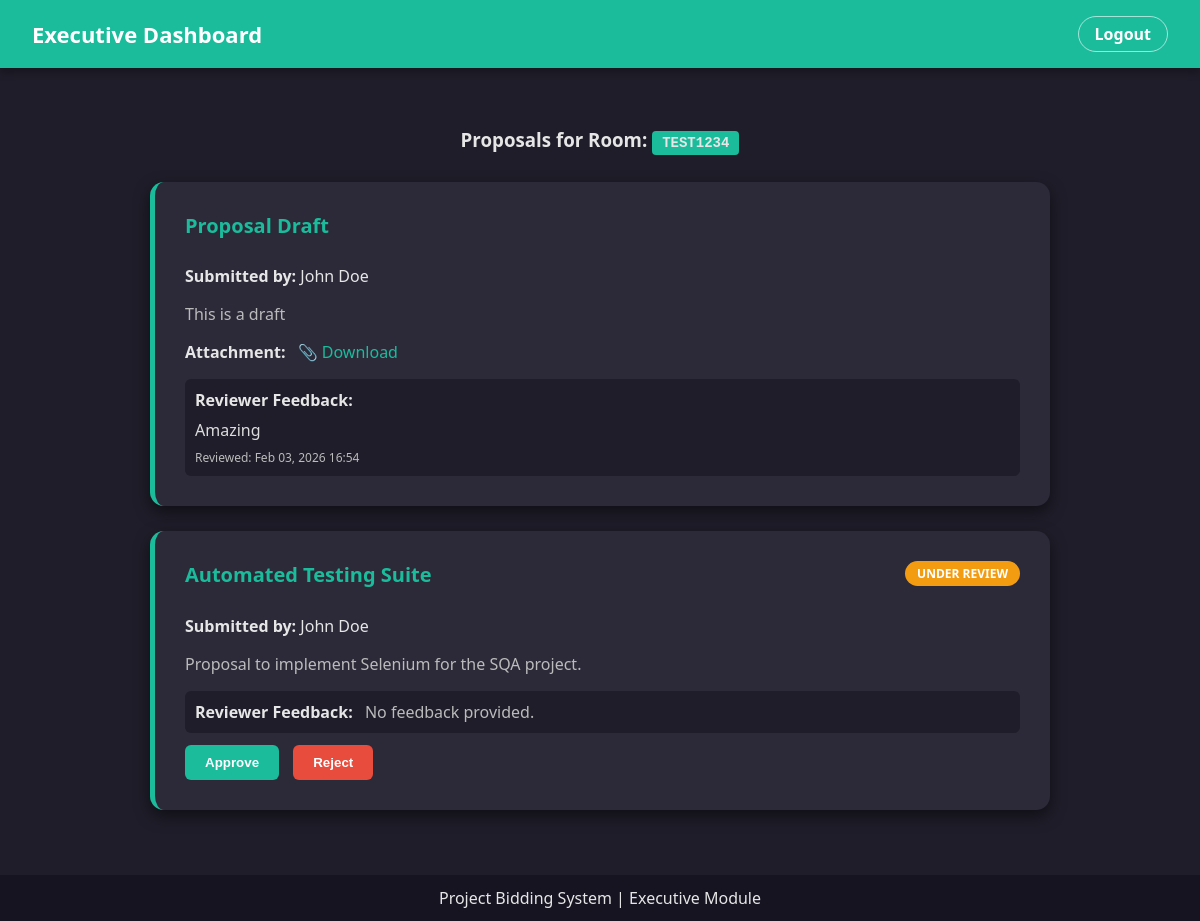
The page /Main/EPMain.php (signed in) on the database its author committed.
### tables this page shows
CREATE TABLE `proposals` (
  `id` int(11) NOT NULL,
  `user_id` int(11) NOT NULL,
  `room_code` varchar(20) NOT NULL,
  `title` varchar(255) NOT NULL,
  `description` text NOT NULL,
  `file_path` varchar(255) DEFAULT NULL,
  `status` enum('Under Review','Approved','Rejected') DEFAULT 'Under Review',
  `reviewer_feedback` text DEFAULT NULL,
  `reviewer_score` decimal(4,1) DEFAULT NULL,
  `submitted_at` datetime NOT NULL DEFAULT current_timestamp(),
  `reviewed_at` datetime DEFAULT NULL
);

CREATE TABLE `users` (
  `id` int(11) NOT NULL,
  `name` varchar(100) NOT NULL,
  `email` varchar(100) NOT NULL,
  `password` varchar(255) NOT NULL,
  `role` varchar(50) DEFAULT NULL,
  `room_code` varchar(20) DEFAULT NULL,
  `status` varchar(20) DEFAULT 'active'
);

### Main/EPMain.php (the view, shortened to what this page needs)
<?php
include "db.php";
$logged_in_room = $_SESSION['user']['room_code'] ?? '';
$query = "SELECT p.*, u.name as sender_name
          FROM proposals p
          JOIN users u ON p.user_id = u.id
          WHERE p.room_code = '$logged_in_room'
          ORDER BY p.submitted_at DESC";
$result = $conn->query($query);
$proposals = $result->fetch_all(MYSQLI_ASSOC);
?>
<!DOCTYPE html>
<html lang="en">
<head>
</head>
<body>
<header>
    <h2>Executive Dashboard</h2>
    <a href="index.php" class="logout">Logout</a>
</header>
<div class="container">
    <div class="proposal-list">
        <h3 style="text-align:center; margin-bottom: 30px;">Proposals for Room: <span class="room-code"><?= htmlspecialchars($logged_in_room) ?></span></h3>
        <?php if(empty($proposals)): ?>
            <div class="card" style="text-align:center;">No proposals submitted for this room yet.</div>
        <?php else: ?>
            <?php foreach($proposals as $p): ?>
                <div class="card">
                    <span class="status-badge status-<?= str_replace(' ', '-', $p['status']) ?>">
                        <?= $p['status'] ?>
                    </span>
                    <h4><?= htmlspecialchars($p['title']) ?></h4>
                    <p><strong>Submitted by:</strong> <?= htmlspecialchars($p['sender_name']) ?></p>
                    <p style="color: #bbb;"><?= nl2br(htmlspecialchars($p['description'])) ?></p>
                    <?php if (!empty($p['file_path'])): ?>
                        <p style="margin-top:8px;"><strong>Attachment:</strong>
                            <a href="uploads/proposals/<?= htmlspecialchars($p['file_path']) ?>" target="_blank" style="color:#1abc9c; margin-left:8px; text-decoration:none;">📎 Download</a>
                        </p>
                    <?php endif; ?>
                    <div style="background: #1f1d29; padding: 10px; border-radius: 6px; margin-top: 10px;">
                        <strong>Reviewer Feedback:</strong>
                        <?php if (!empty($p['reviewer_feedback'])): ?>
                            <div style="margin-top:8px; color: #ddd;"><?= nl2br(htmlspecialchars($p['reviewer_feedback'])) ?></div>
                            <?php if (!empty($p['reviewed_at'])): ?>
                                <div style="margin-top:8px; font-size:12px; color:#bbb;">Reviewed: <?= date('M d, Y H:i', strtotime($p['reviewed_at'])) ?></div>
                            <?php endif; ?>
                        <?php else: ?>
                            <span style="color:#bbb; margin-left:8px;">No feedback provided.</span>
                        <?php endif; ?>
                    </div>
                    <?php if ($p['status'] === 'Under Review'): ?>
                        <div style="margin-top:12px;">
                            <button class="btn" onclick="openConfirmModal(<?= $p['id'] ?>, 'approve')">Approve</button>
                            <button class="btn btn-danger" onclick="openConfirmModal(<?= $p['id'] ?>, 'reject')">Reject</button>
                        </div>
                    <?php endif; ?>
                </div>
            <?php endforeach; ?>
        <?php endif; ?>
    </div>
</div>
<footer>
Project Bidding System | Executive Module
</footer>
</body>
</html>

### Main/EPMain.php (style rules this page uses)
body { margin:0; font-family:"Segoe UI",Arial,sans-serif; background:#1f1d29; color:#e6e6e6; }
header { background:#1abc9c; color:white; padding:16px 32px; display:flex; justify-content:space-between; align-items:center; box-shadow:0 4px 8px rgba(0,0,0,0.3); }
header h2 { margin:0; font-size:22px; }
.logout { text-decoration:none;color:white;font-weight:600;border:1px solid rgba(255,255,255,0.6);padding:6px 16px;border-radius:20px;transition:all 0.3s ease; }
.container { min-height:calc(100vh - 140px); display:flex; flex-direction:column; align-items:center; padding:40px 20px; }
.proposal-list { width: 100%; max-width: 900px; }
.card { background:#2c2a38; padding:30px; border-radius:14px; box-shadow:0 6px 15px rgba(0,0,0,0.5); margin-bottom: 25px; border-left: 5px solid #1abc9c; }
.card h4 { color:#1abc9c; margin-top:0; font-size: 20px; }
.status-badge { padding:4px 12px; border-radius:20px; font-size:12px; font-weight:bold; text-transform:uppercase; float: right; }
.status-Under-Review { background: #f39c12; color: white; }
.btn { background:#1abc9c; color:white; border:none; padding:10px 20px; border-radius:6px; cursor:pointer; font-weight:bold; margin-right:10px; }
.btn-danger { background:#e74c3c; }
.room-code { background:#1abc9c; padding:4px 10px; border-radius:4px; font-family:monospace; font-size: 14px; }
footer { background:#161421; text-align:center; padding:12px; margin-top: auto; }

### rows shown on the page
proposals: title "Proposal Draft", user.name "John Doe", description "This is a draft", reviewer_feedback "Amazing", reviewed_at "Feb 03, 2026 16:54"
proposals: status "UNDER REVIEW", title "Automated Testing Suite", user.name "John Doe", description "Proposal to implement Selenium for the SQA project.", shows "No feedback provided."

### other values the page prints
$logged_in_room "TEST1234"
